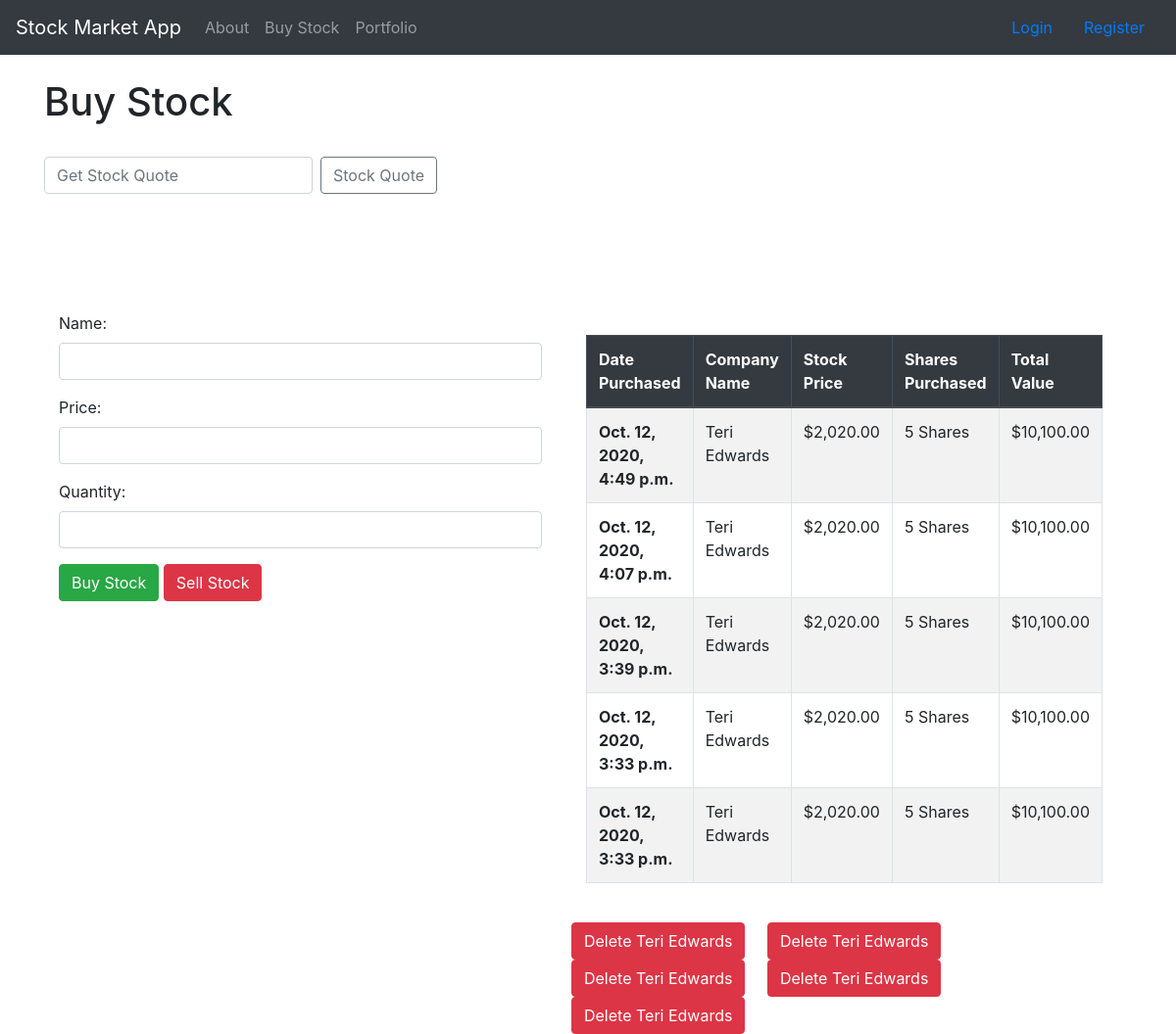
/, run on an earlier commit of the app's database.
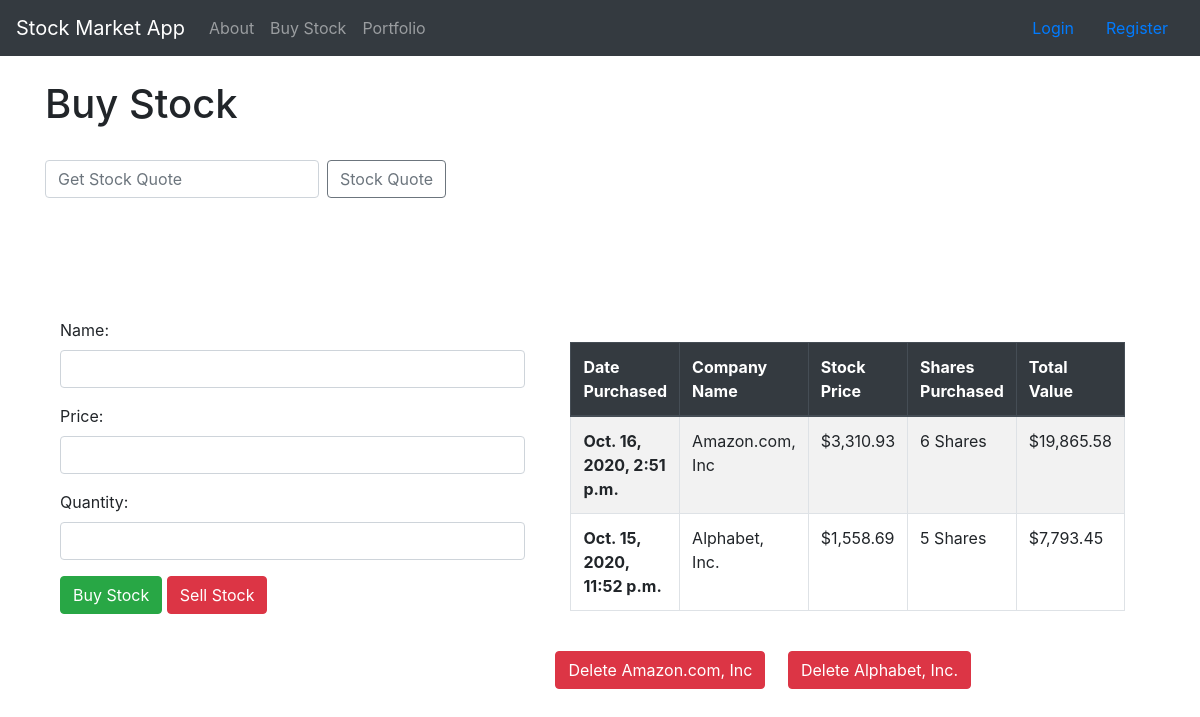
And on a later commit of the database.
### StockQuotes/models.py (models this page shows, shortened)
class BuyStockModel(models.Model):
    name = models.CharField(max_length = 100)
    price = models.DecimalField(max_digits = 15, decimal_places = 2)
    quantity = models.DecimalField(max_digits = 15, decimal_places = 0)
    total_value = models.DecimalField(max_digits = 15, default = 1, decimal_places = 0, editable = True)
    created = models.DateTimeField(auto_now_add = True)
    def calc_total(self):
        amount = (self.price * self.quantity)
        return amount

### StockQuotes/views.py (the view)
# urls.py: path('', views.main, name = "main"),
def main(request):
    stocks = BuyStockModel.objects.all().order_by('-created')
    form = BuyStock()
    if request.method == 'POST':
        ticker = request.POST['ticker']
        api_request = requests.get("https://cloud.iexapis.com/stable/stock/" + ticker + "/quote?token=pk_c9d8aa3cdbc143dc9af6fe0d62e7d6d4")
        try:
            api = json.loads(api_request.content)
        except Exception as e:
            api = "Error..."
        context = {'api': api, 'form' : form, 'stocks' : stocks}
        return render(request, 'buy_stock.html', context)
    else:
        context = {'form' : form, 'stocks' : stocks}
        return render(request, 'buy_stock.html', context)

### StockQuotes/forms.py
class BuyStock(forms.ModelForm):
    class Meta:
        model = BuyStockModel
        fields = ["name", "price", "quantity"]
        widgets = {
            'name' : forms.TextInput(attrs = {'class' : 'form-control'}),
            'price' : forms.TextInput(attrs = {'class' : 'form-control'}),
            'quantity' : forms.TextInput(attrs = {'class' : 'form-control'}),
        }

### StockQuotes/templates/buy_stock.html (shortened to what this page needs)
{% extends 'base.html' %}
{% block content %}
<!DOCTYPE html>
<html>
    <head>
    </head>
    <body>
        <h1>Buy Stock</h1>
        <br/>
        <div>
            <form action = "{%url 'main' %}" class="form-inline my-2 my-lg-0" method = "POST">
              <input class="form-control mr-sm-2" type="search" placeholder="Get Stock Quote" aria-label="Search" name = "ticker">
              <button class="btn btn-outline-secondary my-2 my-sm-0" type="submit">Stock Quote</button>
            </form>
        </div>
        <br/>
        <br/>
                {% if api %}
                    {% if api == "Error..." %}
                        There was a problem with your ticker symbol,
                        please try again...
                    {% else %}
                        {% load humanize %}
                    {% endif %}
                {% endif %}
        <br/>
        <br/>
        <br/>
        <div class="container">
            <div class="row">
              <div class="col-sm">
                <div class = "form-group">
                    <form action = "{%url 'buy_stock' %}" method = "POST">
                        {{ form.as_p }}
                        <button name = "buy" type="submit" class="btn btn-success">Buy Stock</button>
                        <button name = "sell" type="submit" class="btn btn-danger">Sell Stock</button>
                    </form>
                </div>
              </div>
              <div class="col-sm">
                <br/>
              <div class = "container">
                  <table class="table table-striped table-bordered table-hover">
                      <thead class="thead-dark">
                      <tr>
                          <th scope="col">Date Purchased</th>
                          <th scope="col">Company Name</th>
                          <th scope="col">Stock Price</th>
                          <th scope="col">Shares Purchased</th>
                          <th scope="col">Total Value</th>
                      </tr>
                      </thead>
                      <tbody>
                              {% for item in stocks %}
                          <tr>
                                  {% load humanize %}
                                  <th scope="row">{{ item.created }}</th>
                                  <td>{{ item.name }}</td>
                                  <td>${{ item.price|intcomma }}</td>
                                  <td>{{ item.quantity|intcomma }} Shares</td>
                                  <td>${{ item.calc_total|intcomma }}</td>
                          </tr>
                              {% endfor %}
                      </tbody>
                  </table>
              </div>
              <br/>
              {% for item in stocks %}
                  <a class="btn btn-danger" href = "{% url 'sell_stock' item.id %}">Delete {{ item.name }}</a> &nbsp;&nbsp;&nbsp;
              {% endfor %}
              </div>
              </div>
            </div>
          </div>
    </body>
{% endblock %}

### StockQuotes/templates/base.html (shortened to what this page needs)
<!doctype html>
<html lang="en">
  <head>
    <link rel="stylesheet" href="https://stackpath.bootstrapcdn.com/bootstrap/4.5.2/css/bootstrap.min.css">
  </head>
  <body>
    <nav class="navbar navbar-expand-lg navbar-dark bg-dark">
        <a class="navbar-brand" href = "{% url 'main' %}">Stock Market App</a>
        <div class="collapse navbar-collapse" id="navbarSupportedContent">
          <ul class="navbar-nav mr-auto">
            <li class="nav-item">
              <a class="nav-link" href = "{% url 'about' %}">About</a>
            </li>
            <li class="nav-item">
              <a class="nav-link" href = "{% url 'buy_stock' %}">Buy Stock</a>
            </li>
            <li class="nav-item">
                <a class="nav-link" href = "{% url 'add_stock' %}">Portfolio</a>
            </li>
          </ul>
          {% if user.is_authenticated %}
                <li class="nav-item" style = "list-style-type: none; color: #FFF8DC;">
                  {{user.username}}
                </li>
                <li class="nav-item" style = "list-style-type: none; color: #FFF8DC;">
                    <a class="nav-link" href="/logout">Logout</a>
                </li>
                {% else %}
                <li class="nav-item" style = "list-style-type: none; color: #FFF8DC;">
                    <a class="nav-link" href="/login">Login</a>
                </li>
                <li class="nav-item" style = "list-style-type: none; color: #FFF8DC;">
                    <a class="nav-link" href="/register">Register</a>
                </li>
            {% endif %}
        </div>
      </nav>
    <div class = "container">
      {% block content %}
      {% endblock %}
  </body>
</html>

What changed in the data, as far as the page shows it:
removed BuyStockModel: created "Oct. 12, 2020, 4:49 p.m.", name "Teri Edwards", price "2,020.00", quantity "5", calc_total "10,100.00"
removed BuyStockModel: created "Oct. 12, 2020, 4:07 p.m.", name "Teri Edwards", price "2,020.00", quantity "5", calc_total "10,100.00"
removed BuyStockModel: created "Oct. 12, 2020, 3:39 p.m.", name "Teri Edwards", price "2,020.00", quantity "5", calc_total "10,100.00"
removed BuyStockModel: created "Oct. 12, 2020, 3:33 p.m.", name "Teri Edwards", price "2,020.00", quantity "5", calc_total "10,100.00"
removed BuyStockModel: created "Oct. 12, 2020, 3:33 p.m.", name "Teri Edwards", price "2,020.00", quantity "5", calc_total "10,100.00"
added BuyStockModel: created "Oct. 16, 2020, 2:51 p.m.", name "Amazon.com, Inc", price "3,310.93", quantity "6", calc_total "19,865.58"
added BuyStockModel: created "Oct. 15, 2020, 11:52 p.m.", name "Alphabet, Inc.", price "1,558.69", quantity "5", calc_total "7,793.45"
